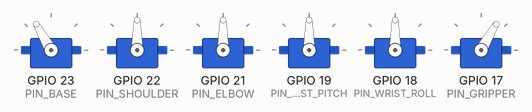
Recording of a sketch running on a simulated ESP32. On the bench: 6 × servo.

Above: at 0.05 s.
At 1.55 s:
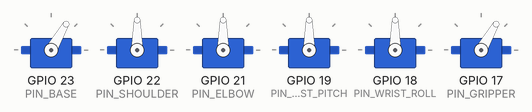
At 3.55 s:
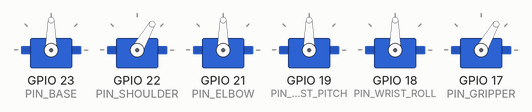
At 7.1 s:
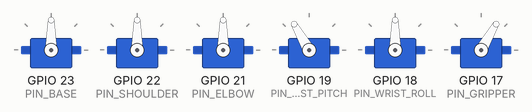
At 10.35 s:
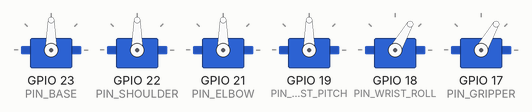
At 14.2 s:
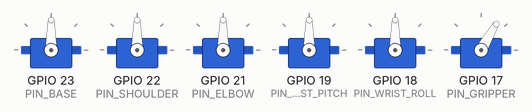
Timing chart, 0 to 18.5 s (numbered marks = the images above):
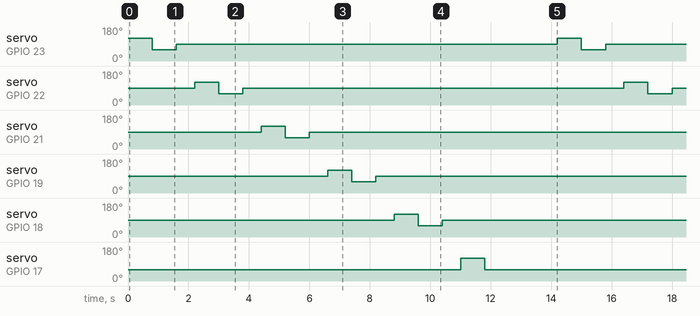

The sketch:

esp_120_to_60_rotate.ino
```cpp
#include <ESP32Servo.h>

/* ===== 서보 PWM 핀 매핑 ===== */
#define PIN_BASE        23   // J1
#define PIN_SHOULDER    22   // J2
#define PIN_ELBOW       21   // J3
#define PIN_WRIST_PITCH 19   // J4
#define PIN_WRIST_ROLL  18   // J5
#define PIN_GRIPPER     17   // J6

class Motor6DOF {
private:
  Servo s[6];  // 0:BASE 1:SHOULDER 2:ELBOW 3:WRIST_PITCH 4:WRIST_ROLL 5:GRIPPER

public:
  void attachAll() {
    s[0].attach(PIN_BASE,        1000, 2000);
    s[1].attach(PIN_SHOULDER,    1000, 2000);
    s[2].attach(PIN_ELBOW,       1000, 2000);
    s[3].attach(PIN_WRIST_PITCH, 1000, 2000);
    s[4].attach(PIN_WRIST_ROLL,  1000, 2000);
    s[5].attach(PIN_GRIPPER,     1000, 2000);
  }

  void defaultPos() {
    for (int i = 0; i < 6; ++i)
      s[i].write(i == 5 ? 60 : 90);   // 그리퍼만 60°, 나머지 90°
  }

  /* 단일 축 테스트용 스윕 */
  void sweep(int idx) {
    if (idx < 0 || idx > 5) return;
    s[idx].write(120); delay(800);
    s[idx].write( 60); delay(800);
    s[idx].write(idx == 5 ? 60 : 90); delay(600);
  }

  /* 원래 예제와 동일한 시퀀스 */
  void demoSequence() {
    for (int i = 0; i < 6; ++i) sweep(i);
  }
};

/* ===== 전역 인스턴스 ===== */
Motor6DOF arm;

void setup() {
  /* 서보용 하드웨어 타이머 0~3 모두 예약 */
  for (int t = 0; t < 4; ++t) ESP32PWM::allocateTimer(t);

  arm.attachAll();
  arm.defaultPos();
}

void loop() {
  arm.demoSequence();      // J1→J6 차례로 120°↔60° 스윕
  delay(1000);
}
```

Measured:
- by itself, servo on GPIO 23 (PIN_BASE): repeats every 14.2 s: 90° 12.6 s, 120° 0.80 s, 60° 0.80 s
- by itself, servo on GPIO 17 (PIN_GRIPPER): alternates 120° for 0.80 s and 60° for 13.4 s
- by itself, servo on GPIO 22 (PIN_SHOULDER), servo on GPIO 21 (PIN_ELBOW), servo on GPIO 19 (PIN_WRIST_PITCH), servo on GPIO 18 (PIN_WRIST_ROLL): repeats every 14.2 s: 60° 0.80 s, 90° 12.6 s, 120° 0.80 s
